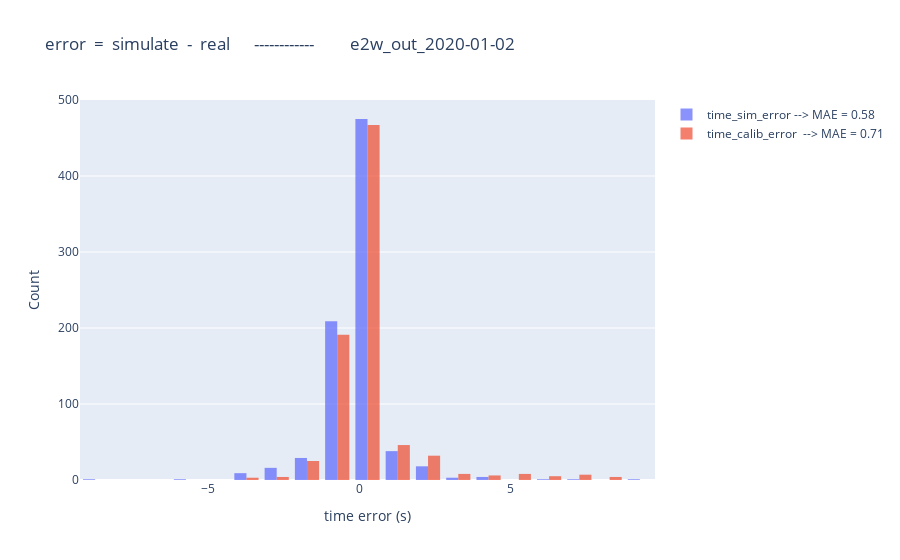

Notebook source saved alongside this figure:
### Code cell
import plotly.graph_objects as go

fig = go.Figure()

xbins=dict(
        start=time_min_error,  # Bin start
        end=time_max_error,    # Bin end
        size=1    # Bin size (width of each bin)
    )
sim_MAE = round(abs(compare_df['time_sim_error']).mean(),2)
calib_MAE = round(abs(compare_df['time_calib_error']).mean(),2)

fig.add_trace(go.Histogram(x=compare_df['time_sim_error'], name=f"time_sim_error --> MAE = {sim_MAE}", opacity=0.75, xbins=xbins))
fig.add_trace(go.Histogram(x=compare_df['time_calib_error'], name=f"time_calib_error  --> MAE = {calib_MAE}", opacity=0.75, xbins=xbins))

fig.update_layout(
    barmode='group',  # Use 'overlay' if you want stacked look
    xaxis_title='time error (s)',
    yaxis_title='Count',
    title=f"error  =  simulate  -  real      ------------         {postfix}"
)

fig.show()
fig.write_html(f"diagram/hist_time_error_{postfix}.html")

### Figure 1 — Plotly figure (JSON) as saved in the notebook; plotly's stock layout.template omitted (floating-point values rounded to 4 significant figures; data arrays with more than 128 entries replaced by an {"elided": "..."} marker saying what was removed)
{"data": [{"name": "time_sim_error --> MAE = 0.58", "opacity": 0.75, "type": "histogram", "x": {"elided": "806 float values"}, "xbins": {"end": 8.8, "size": 1, "start": -9.23}}, {"name": "time_calib_error  --> MAE = 0.71", "opacity": 0.75, "type": "histogram", "x": {"elided": "806 float values"}, "xbins": {"end": 8.8, "size": 1, "start": -9.23}}], "layout": {"barmode": "group", "title": {"text": "error  =  simulate  -  real      ------------         e2w_out_2020-01-02"}, "xaxis": {"title": {"text": "time error (s)"}}, "yaxis": {"title": {"text": "Count"}}}}
